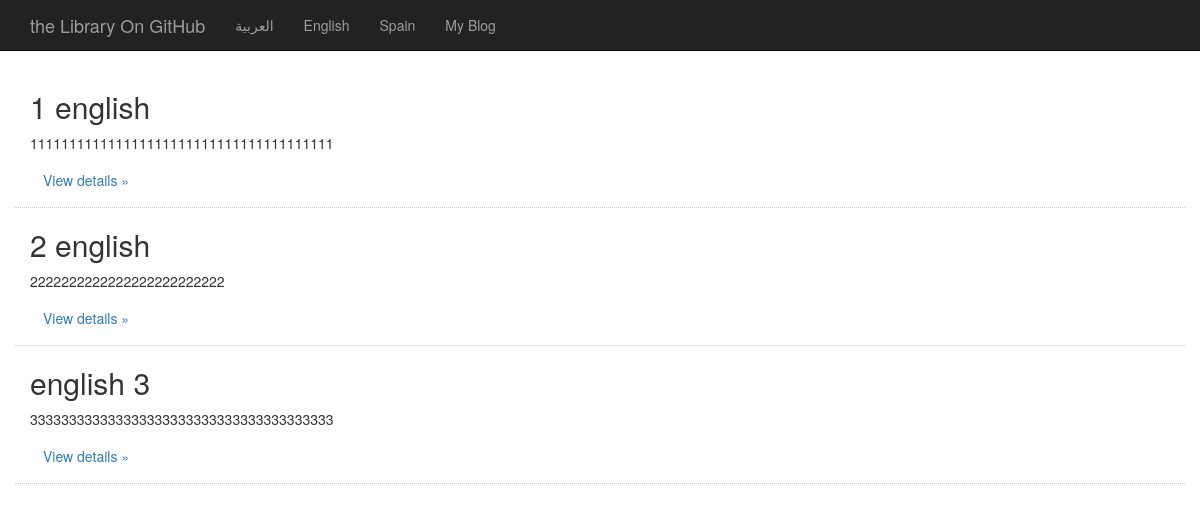
The page / on the database its author committed.
### tables this page shows
CREATE TABLE IF NOT EXISTS `translation` (
  `id` int(11) NOT NULL,
  `title` varchar(255) NOT NULL,
  `content` longtext NOT NULL,
  `lang` varchar(2) NOT NULL
);

### classes/config.php (called while the page is built)
<?php
class Config
{
    public static function get($settingPath = '') {
        if($settingPath) {
            $settingPath = explode('/', $settingPath);
            $config = $GLOBALS['langConfig'];
            foreach ($settingPath as $setting) {
                if (isset($config[$setting])) {
                    $config = $config[$setting];
                }
            }
            return $config;
        }
        return false;
    }
}

### classes/DBcontent.php (called while the page is built, shortened)
<?php
class DBContent
{
    private static $_instace;
    private $_extention,
            $_db,
            $_dbType,
            $_results,
            $_valiableLang = array();
    private $_host,
            $_user,
            $_pass,
            $_charset,
            $_dbName,
            $_tableName;
    private function __construct() {
        $this->_dbType = strtolower(Config::get('database/db_type'));
        $this->_host = Config::get('database/host');
        $this->_user = Config::get('database/username');
        $this->_pass = Config::get('database/password');
        $this->_charset = Config::get('database/charset');
        $this->_dbName = Config::get('database/db_name');
        $this->_tableName = Config::get('database/table_name');
        $connectFunction = $this->_dbType . 'ConnectWithDatabase';
        $this->_db = $this->$connectFunction();
    }
    public static function connect() {
        if(!isset(self::$_instace)) {
            self::$_instace = new DBContent();
        }
        return self::$_instace;
    }
    private function pdoConnectWithDatabase() {
        if($connectionString = new PDO('mysql:host=' . $this->_host . ';dbname=' . $this->_dbName,
                $this->_user, $this->_pass)) {
            $connectionString->exec("set names {$this->_charset}");
            return $connectionString;
        }
        return false;
    }
    private function pdoQuery($sql) {
        $this->_results = '';
        $stmt = $this->_db->prepare($sql);
        if($stmt->execute()) {
            $this->_results = $stmt->fetchAll(PDO::FETCH_ASSOC);
            return true;
        }
        return false;
    }
    private function checkIfContentExistInCurrentLanguage($table, $id) {
        $sql = "SELECT local FROM {$table} WHERE id = {$id}";
        $correctFunctionName = $this->_dbType . 'Query';
        $this->$correctFunctionName($sql);
        $languages = explode(',', $this->_results[0]['local']);
        $this->_valiableLang = $languages;
        if(in_array(currentLang(), $languages)) {
            return true;
        }
        return false;
    }
    private function valiableLang($id = '', $table = '') {
        if($id && $table) {
            $this->checkIfContentExistInCurrentLanguage($table, $id);
            if(in_array(currentLang(), $this->_valiableLang)) {
                return false;
            }
            $langs = ' (';
            $langs = rtrim($langs, ' - ');
            $langs .= ')';
            return $langs;
        }
    }
    public function get($table, $id = '') {
        if(Config::get('options/hide_untranslated') == true) {
            if($id) {
                if($this->checkIfContentExistInCurrentLanguage($table, $id)) {
                    $sql = "SELECT * FROM {$this->_tableName} WHERE id = {$id} AND lang = '" . currentLang() . "'";
                    $correctFunctionName = $this->_dbType . 'Query';
                    if($this->$correctFunctionName($sql)) {
                        return $this->_results[0];
                    }
                    return false;
                } elseif(Config::get('options/alert_user_available_lang') == true) {
                    return notValiableMessage(currentLang()) . $this->valiableLang();
                }
            } else {
                $sql = "SELECT * FROM {$this->_tableName} WHERE lang = '" . currentLang() . "'";
                $correctFunctionName = $this->_dbType . 'Query';
                if($this->$correctFunctionName($sql)) {
                    return $this->_results;
                }
                return false;
            }
        } else {
            if($id) {
                if($this->checkIfContentExistInCurrentLanguage($table, $id)) {
                    $sql = "SELECT * FROM {$this->_tableName} WHERE id = {$id} AND lang = '" . currentLang() . "'";
                    $correctFunctionName = $this->_dbType . 'Query';
                    if($this->$correctFunctionName($sql)) {
                        return $this->_results[0];
                    }
                } else {
                    return notValiableMessage(currentLang()) . $this->valiableLang();
                }
            } else {
                $sql = "SELECT * FROM {$this->_tableName} WHERE lang = '" . currentLang() . "'";
                $correctFunctionName = $this->_dbType . 'Query';
                if($this->$correctFunctionName($sql)) {
                    $inCurrentLang = $this->_results;
                    $sql = "SELECT * FROM {$this->_tableName} WHERE lang <> '" . currentLang() . "'";
                    $correctFunctionName = $this->_dbType . 'Query';
                    $this->$correctFunctionName($sql);
                    $postsNotTraslated = $this->_results;
                    $x = 0;
                    foreach($postsNotTraslated as $c) {
                        if($this->valiableLang($c['id'], $table) == false) {
                            unset($postsNotTraslated[$x]);
                        } else {
                            $postsNotTraslated[$x]['title'] = $c['title'] . '<small>' . $this->valiableLang($c['id'],
                                            $table) . '</small>';
                        }
                        $x++;
                    }
                    $results = array_merge((array) $postsNotTraslated,
                            (array) $inCurrentLang);
                    usort($results,
                            function($a, $b) {
                        return $a['id'] - $b['id'];
                    });
                    return $results;
                }
                return false;
            }
        }
    }
}

### classes/translate.php (called while the page is built, shortened)
<?php
class Translate
{
    private $_langFile,
            $_theLang,
            $_theTranslation,
            $_localLang;
    public function __construct($lang = '') {
        if(!$lang) {
            $lang = currentLang();
        }
        $this->_langFile = Config::get('paths/lang_files');
        if($this->getLangFile($lang)) {
            $this->_theLang = $lang;
        } else {
            $this->_theLang = defualtLang();
        }
    }
    private function getLangFile($lang) {
        if(in_array($lang, enabledLanguagesList())) {
            $lang = languageLocalCode($lang);
            if(file_exists($this->_langFile . $lang . '.json')) {
                return true;
            }
        }
        return false;
    }
    private function getCurrentLanguageFile() {
        $this->_localLang = languageLocalCode($this->_theLang);
        $translateFile = $this->_langFile . $this->_localLang . '.json';
        $file = @file_get_contents($translateFile);
        $this->_theTranslation = json_decode($file, true);
    }
    public function getTranslate($str = '') {
        if($str) {
            if(!isset($this->_theTranslation[$this->_localLang][$str])) {
                return $str;
            }
        }
        return $str;
    }
}

### classes/link.php (called while the page is built, shortened)
<?php
class Link
{
    private $_domin,
            $_query = false;
    public function __construct() {
        $this->_domin = $_SERVER['SERVER_NAME'];
    }
    private function clean($link) {
        $get = $_GET;
        if(preg_match('/\?*/', $link)) {
            $url = substr($link, 0, strpos($link, "?"));
            $link = str_replace($url, '', $link);
        }
        return $link;
    }
    private function validUrl($url) {
        if(filter_var($url, FILTER_VALIDATE_URL)) return true;
        return false;
    }
    public function create($link = '', $lang = '') {
        $hideDefaultLanguage = (Config::get('options/hide_default_language') ? true
                            : false);
        if(!$link) {
            $url = $this->clean('http://' . $this->_domin . $_SERVER['PHP_SELF']);
            if($hideDefaultLanguage && $lang == defualtLang()) {
                return $url;
            }
            return $url . '?lang=' . $lang;
        }
        if($this->validUrl($link)) {
            if(!$lang) {
                $lang = currentLang();
            }
            $link = $this->clean($link);
            if($hideDefaultLanguage && $lang == defualtLang()) {
                return $link;
            }
            return $link . '?lang=' . $lang;
        }
        return $link . '?lang=' . $lang;
    }
}

### index.php (the view, shortened to what this page needs)
<?php
$link = new Link();
$db = DBContent::connect();
$allContent = $db->get('content');
?>
<!DOCTYPE html>
<html dir="<?php getDir() ?>">
    <head>
        <link href="assets/css/bootstrap.css" type="text/css" rel="stylesheet">
        <link href="assets/css/bootstrap.min.css" type="text/css" rel="stylesheet">
        <link href="assets/css/heroic-features.css" type="text/css" rel="stylesheet">
        <link href="assets/css/sweet-alert.css" type="text/css" rel="stylesheet">
    </head>
    <body>
        <nav class="navbar navbar-inverse navbar-fixed-top" role="navigation">
            <div class="container">
                <div class="navbar-header">
                    <a class="navbar-brand" href="#"><?php __('the Library On GitHub'); ?></a>
                </div>
                <div class="collapse navbar-collapse" id="bs-example-navbar-collapse-1">
                    <ul class="nav navbar-nav">
                        <?php
                        foreach(enabledLanguagesList() as $lang => $code) {
                            ?>
                            <li>
                                <a href="<?php echo $link->create('', $code) ?>"><?php echo languageNameIntongue($code) ?></a>
                            </li>
                            <?php
                        }
                        ?>
                        <li>
                            <a target="_blank" href="http://t3lam.net"><?php __("My Blog"); ?></a>
                        </li>
                    </ul>
                </div>
            </div>
        </nav>
        <div class="container">
            <div class="row clearfix">
                <?php
                foreach($allContent as $content) {
                    ?>
                    <div class="col-md-12 column">
                        <h2>
                            <?php echo $content['title']; ?>
                        </h2>
                        <p>
                            <?php echo $content['content']; ?>
                        </p>
                        <p>
                            <a class="btn" href="<?php echo $link->create('http://' . $_SERVER['SERVER_NAME'] . '/ml/demo-with-database/posts.php') . (count($_GET) > 0 ? '&' : '?') . 'id=' . $content['id'] ?>"><?php __("View details »"); ?></a>
                        </p>
                    </div>
                    <div class="clear"></div>
                <?php } ?>
            </div>
        </div>
    </body>
</html>

### functions/functions.php (shortened to what this page needs)
<?php
function __($string, $lang = ''){
    $translate = new Translate($lang);
    echo $translate->getTranslate($string);
}
function currentLang(){
    return defualtLang();
}
function defualtLang(){
    return Config::get('options/defualt_lang');
}
function enabledLanguagesList(){
    return Config::get('enabled_languages');
}
function languageNameIntongue($lang){
    return Config::get('name_mother_tongue/' . strtolower($lang));
}
function languageLocalCode($lang){
    return Config::get('langLocal/' . strtolower($lang));
}
function getDir($lang = '') {
    if(!$lang) {
        $lang = currentLang();
    }
    echo Config::get('lang_dir/' . strtolower($lang));
}

### assets/css/heroic-features.css (style rules this page uses)
body { padding-top: 70px; }

### rows shown on the page
translation: lang "English", title "1 english", content "111111111111111111111111111111111111111"
translation: title "2 english", content "2222222222222222222222222"
translation: title "english 3", content "333333333333333333333333333333333333333"

### other values the page prints
$translate->getTranslate($string) "the Library On GitHub My Blog"
languageNameIntongue($code) "العربية"
languageNameIntongue($code) "Spain"
